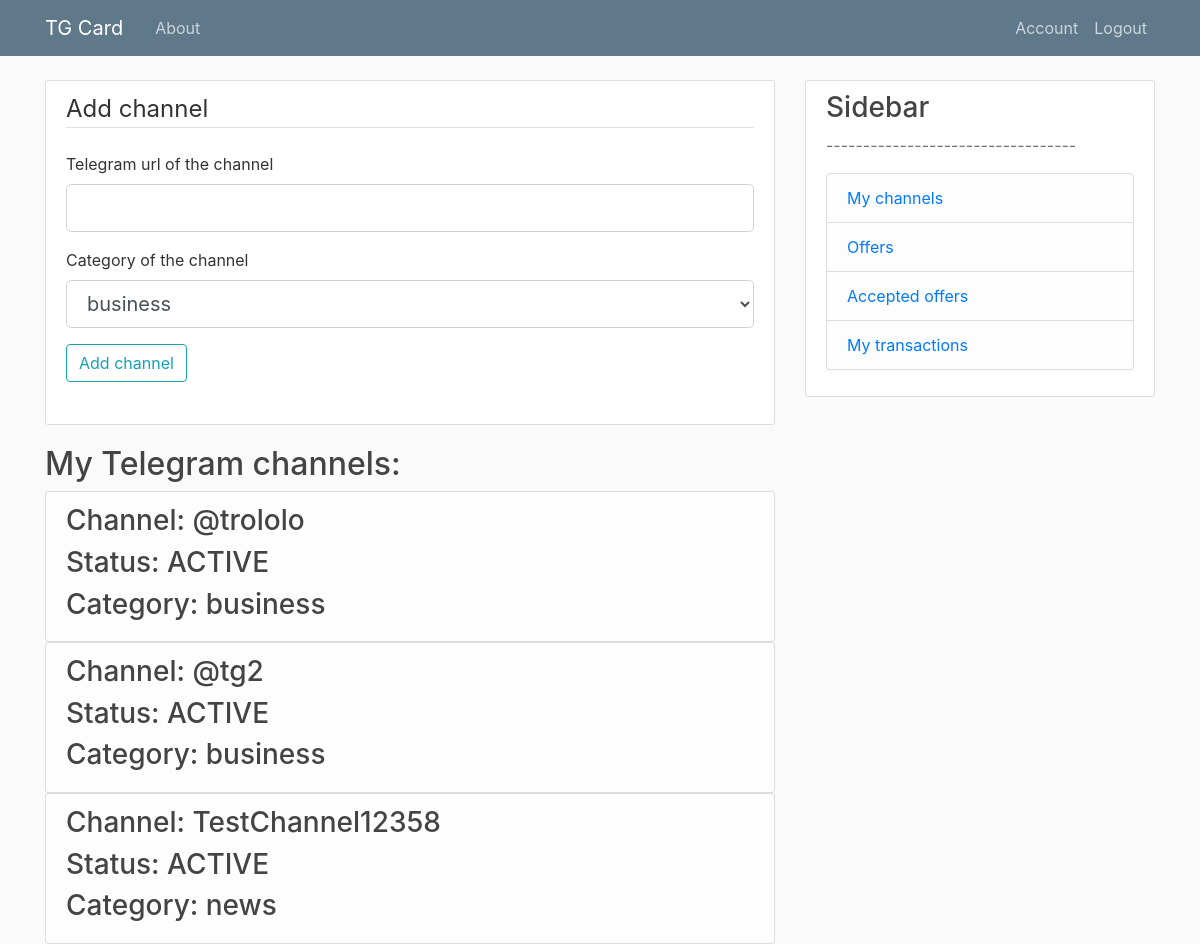
Page /channel (signed in) on the committed database.
### models.py (models this page shows, shortened)
class Channel(db.Model):
    id = db.Column(db.Integer, primary_key=True)
    tgUrl = db.Column(db.String, index=True, unique=True, nullable=False)
    status = db.Column(db.Integer, index=True, nullable=False) # active \ inactive
    partnerId = db.Column(db.Integer, db.ForeignKey('user.id'), nullable=False)
    categoryListAff = db.relationship('CategoryListAff', backref='channel', lazy=True)

class Category(db.Model):
    id = db.Column(db.Integer, primary_key=True)
    title = db.Column(db.String, index=True, unique=True, nullable=False)
    categoryListAdv = db.relationship('CategoryListAdv', backref='category', lazy=True)
    categoryListAff = db.relationship('CategoryListAff', backref='category', lazy=True)

### routes.py (the view, shortened to what this page needs)
@app.route("/channel", methods=['GET', 'POST'])
@affiliate_access_level()
@login_required
def channel():
    formCategories = [(g.id, g.title) for g in Category.query.all()]
    form = AddChannelForm()
    form.categoryListAff.choices = formCategories
    return render_template('channel.html', title='Channel', form=form)

### forms.py (shortened to what this page needs)
class AddChannelForm(FlaskForm):
    tgUrl = StringField('Telegram url of the channel', validators=[DataRequired()])
    categoryListAff = SelectField('Category of the channel', coerce=int)
    submit = SubmitField('Add channel')

### models.py (called while the page is built)
@login_manager.user_loader
def load_user(user_id):
    return User.query.get(int(user_id))

### routes.py (called while the page is built)
def affiliate_access_level():
    def decorator(f):
        @wraps(f)
        def decorated_function(*args, **kwargs):
            if current_user.role != 'AFFILIATE':
                return redirect(url_for('access_error_page'))
            return f(*args, **kwargs)
        return decorated_function
    return decorator

### templates/channel.html (shortened to what this page needs)
{% extends "layout.html" %}
{% block content %}
    <div class="content-section">
        <form method="POST" action="">
        <fieldset class="form-group">
            <legend class="border-bottom mb-4">Add channel</legend>
            <div class="form-group">
                {{ form.tgUrl.label(class="form-control-label") }}
                {% if form.tgUrl.errors %}
                    {{ form.tgUrl(class="form-control form-control-lg is-invalid") }}
                    <div class="invalid-feedback">
                        {% for error in form.tgUrl.errors %}
                            <span>{{ error }}</span>
                        {% endfor %}
                    </div>
                {% else %}
                    {{ form.tgUrl(class="form-control form-control-lg") }}
                {% endif %}
            </div>
            <div class="form-group">
                {{ form.categoryListAff.label(class="form-control-label") }}
                {% if form.categoryListAff.errors %}
                    {{ form.categoryListAff(class="form-control form-control-lg is-invalid") }}
                    <div class="invalid-feedback">
                        {% for error in form.categoryListAff.errors %}
                            <span>{{ error }}</span>
                        {% endfor %}
                    </div>
                {% else %}
                    {{ form.categoryListAff(class="form-control form-control-lg") }}
                {% endif %}
            </div>
    	    <div class="form-group">
         	    {{ form.submit(class="btn btn-outline-info") }}
    	    </div>
            </fieldset>
        </form>
    </div>
    <h2>My Telegram channels: </h2>
    {% for channel in current_user.channels %}
    <ul class="list-group">
        <li class="list-group-item list-group-item-light">
            <h3>Channel: {{channel.tgUrl}}</h3>
            <h3>Status: {{channel.status}}</h3>
            <h3>Category: {{channel.categoryListAff[0].category.title}}</h3>
        </li>
    </ul>
    {% endfor %}
{% endblock content %}

### static/main.css (style rules this page uses)
body { background: #fafafa; color: #333333; margin-top: 5rem; }
h1, h2, h3, h4, h5, h6 { color: #444444; }
.content-section { background: #ffffff; padding: 10px 20px; border: 1px solid #dddddd; border-radius: 3px; margin-bottom: 20px; }

### rows in the picture
Channel: tgUrl "@trololo", status "ACTIVE", title "business"
Channel: tgUrl "@tg2", status "ACTIVE", title "business"
Channel: tgUrl "TestChannel12358", status "ACTIVE", title "news"
